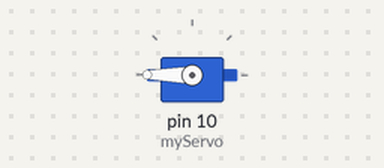
A sketch run on a simulated Arduino Uno, built with avr-gcc and run on an emulated ATmega328P. Shown: servo.

Above: at 0.05 s.
Timing chart, 0 to 3.0 s (numbered marks = the images above):
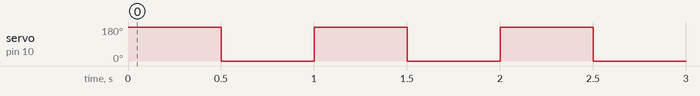

Measured:
- by itself, servo on pin 10 (myServo): alternates 180° for 0.50 s and 0° for 0.50 s

The sketch:

15-1.ino
```cpp
#include <Servo.h>

Servo myServo;
int angle = 0;

void setup() {
myServo.attach(10);
}

void loop() {
if(angle==0 )
         angle = 180;
else
          angle = 0;

myServo.write(angle);

delay(500);
}
```
